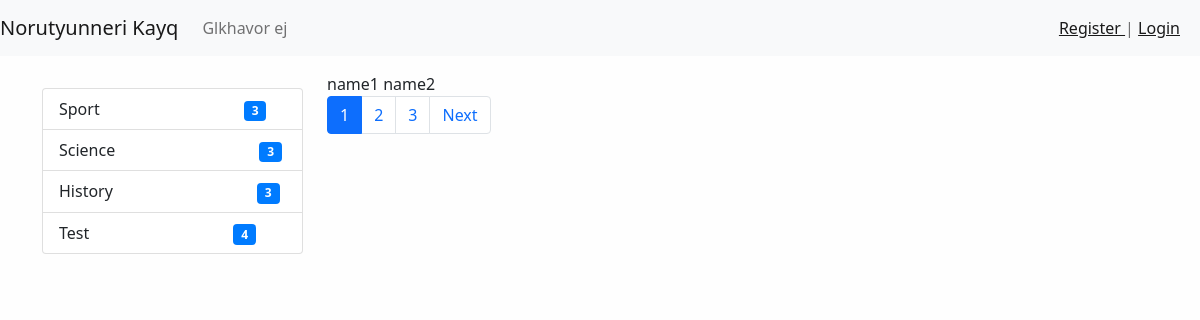
Page /test/ on the committed database.
### news/models.py (models this page shows, shortened)
class Category(models.Model):
    title = models.CharField(max_length=150, db_index=True, verbose_name='CATEGORYI ANUN')
    def get_absolute_url(self):
        return reverse('category', kwargs={"category_id": self.pk})
    class Meta:
        verbose_name = "Category"
        verbose_name_plural = "Categoryner"
        ordering = ['title']

### news/views.py (the view)
# urls.py: path('test/', test, name='test'),
def test(request):
    objects = ['name1', 'name2', 'name3', 'name4', 'name5', 'name5', 'name7', 'name8']
    paginator = Paginator(objects, 2)
    page_num = request.GET.get('page', 1)
    page_objects = paginator.get_page(page_num)
    return render(request, 'news/test.html', {'page_obj': page_objects})

### news/templatetags/news_tags.py (called while the page is built)
@register.inclusion_tag('news/list-categories.html')
def show_categories(arg1="hello", arg2="world"):
    categories = Category.objects.annotate(cnt=Count("get_news", filter=F('get_news__is_published'))).filter(cnt__gt=0)
    return {"categories": categories, "arg1": arg1, "arg2": arg2}

### news/templates/news/test.html (shortened to what this page needs)
{% extends 'base.html' %}
{% block sidebar %}
{% include 'inc/_sidebar.html' %}
{% endblock %}
{% block content %}
{% for name in page_obj.object_list %}
    {{name}}
{% endfor %}
{% endblock %}

### news/templates/news/list-categories.html (shortened to what this page needs)
<div class="list-group">
    {% for item in categories %}
    <a class="list-group-item list-group-item-action" href="{{ item.get_absolute_url }}">
        {{ item.title }} <span class="badge badge-primary badge-pill"
                               style="background-color: #007bff;color: white;margin-left: 140px;">{{ item.cnt }}</span></a>
    {% endfor %}
</div>

### mysite/static/css/style.css (style rules this page uses)
body { background-color: #fefefe; }

### rows in the picture
Category: title "Sport", cnt "3"
Category: title "Science", cnt "3"
Category: title "History", cnt "3"
Category: title "Test", cnt "4"

### other values in the picture
{{ name }} "name1" "name2"
{{ p }} "1"
{{ p }} "2" "3"
